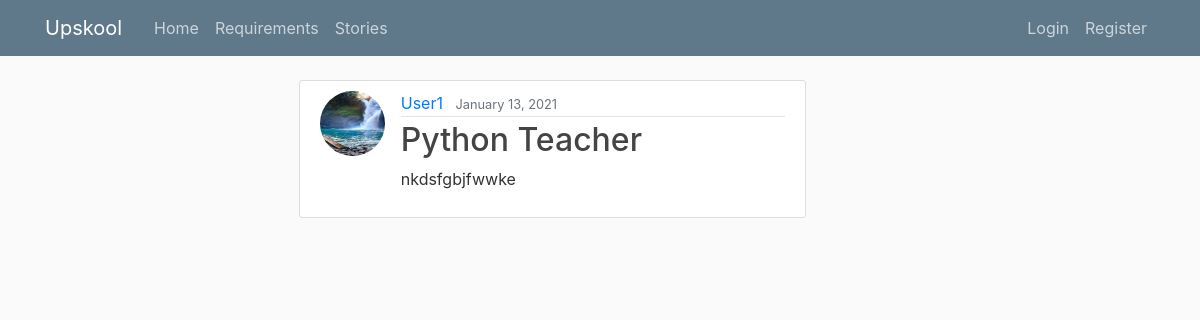
The app's page /requirements/2/, older data.
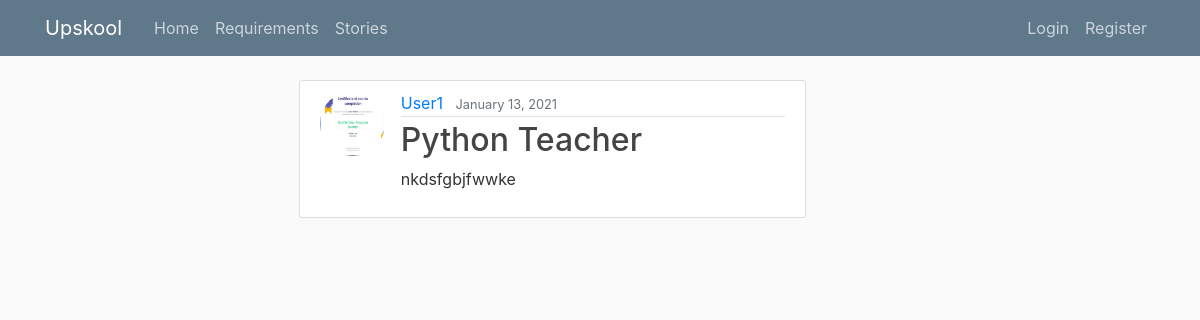
The same page, newer data.
### users/models.py (models this page shows, shortened)
class Requirement(models.Model):
    title = models.CharField(max_length=100)
    content = models.TextField()
    date_posted = models.DateTimeField(default=timezone.now)
    author = models.ForeignKey(User, on_delete=models.CASCADE)

class Profile(models.Model):
    user = models.OneToOneField(User, on_delete=models.CASCADE)
    image = models.ImageField(default='default.jpg', upload_to='profile_pics')

### users/views.py (the view)
# urls.py: path('requirements/<int:pk>/',ReqDetailView.as_view() , name='req-detail'),
class ReqDetailView(DetailView):
    model = Requirement

### users/templates/users/requirement_detail.html
{% extends "users/base.html" %}
{% block content %}
    <article class="media content-section">
    <img class="rounded-circle article-img" src="{{ object.author.profile.image.url }}">
    <div class="media-body">
        <div class="article-metadata">
        <a class="mr-2" href="#">{{ object.author }}</a>
        <small class="text-muted">{{ object.date_posted|date:"F d, Y" }}</small>
        </div>
        <h2 class="article-title" >{{ object.title }}</h2>
        <p class="article-content">{{ object.content }}</p>
    </div>
    </article>
{% endblock content %}

Row changes from the older to the newer data that the page shows:
changed through a linked row, Requirement "Python Teacher": author.profile.image: a different picture
